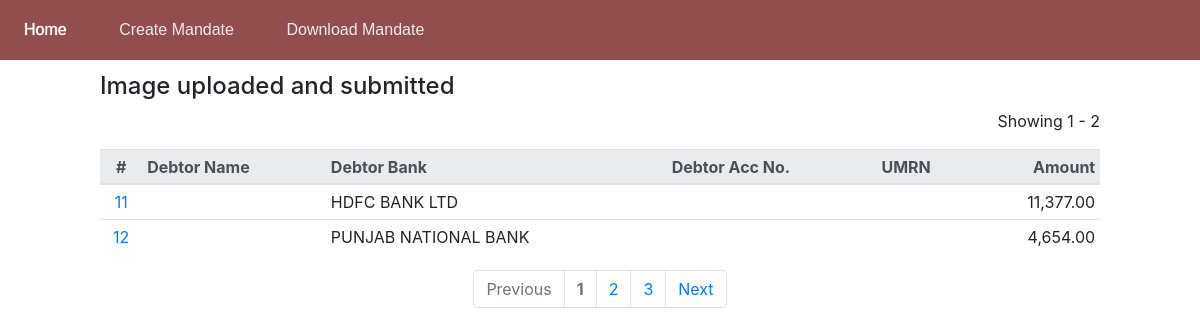
Page /mandates/1/ on the earlier database version.
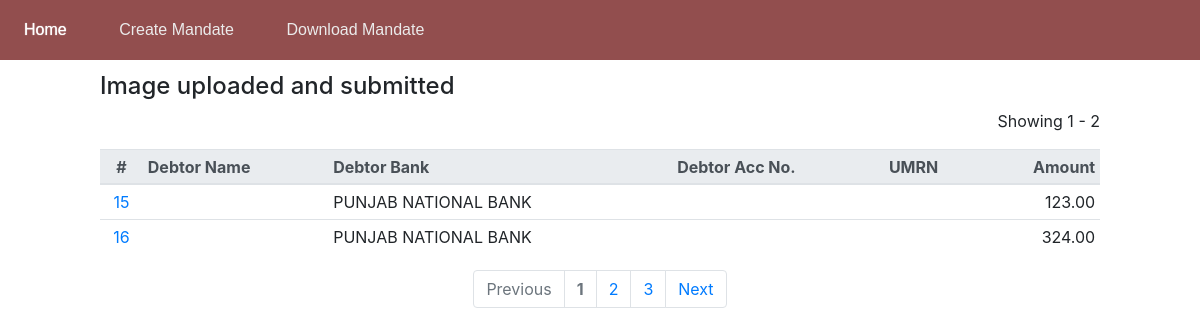
Same page on the later database version.
### mandate/models.py (models this page shows, shortened)
class Mandate(models.Model):
	debit_type_choices = [
		(None, ''),
		('F', 'Fixed Amount'),
		('M', 'Max Amount'),
	]
	frequency_choices = [
		(None, ''),
		('ADHO', 'As and when presented'),
		('INDA', 'Intra Day'),
		('DAIL', 'Daily'),
		('WEEK', 'Weekly'),
		('BIMN', 'Bi-Monthly'),
		('MNTH', 'Monthly '),
		('QURT', 'Quaterly'),
		('MIAN', 'Semi annually'),
		('YEAR', 'Yearly'),
	]
	acc_type_choices = [
		(None, ''),
		('SAVINGS', 'SAVINGS'),
		('CURRENT', 'CURRENT'),
		('CC', 'CC'),
		('Other', 'Other'),
	]
	debit_date_choices = [
		(None, ''),
		('3', '3rd day of month'),
		('11', '11th day of month'),
		('19', '19th day of month'),
		('26', '26th day of month'),
	]
	seq_no = models.IntegerField(default=0)
	ref = models.CharField(max_length=35, null=False)
	currency = models.CharField(max_length=5, default='INR', verbose_name='Currency')
	debit_type = models.CharField(max_length=1, choices=debit_type_choices, default='F', verbose_name='Debit Type')
	amount = models.DecimalField(max_digits=10, decimal_places=2, verbose_name='Installment Amount')
	category = models.CharField(max_length=4, default='L001', verbose_name='Category')
	frequency = models.CharField(max_length=4, choices=frequency_choices, default='MNTH', verbose_name='Frequency')
	date = models.DateField(verbose_name='Date of Mandate')
	start_date = models.DateField(verbose_name='Start Date', help_text="The start date should be on or after the date of mandate.")
	end_date = models.DateField(verbose_name='End Date', help_text="The end date can not be beyond 40 years after start date ")
	debtor_name = models.CharField(max_length=300, verbose_name='Name of Debor Account Holder', help_text="The name as per the debit account.")
	debtor_joint = models.BooleanField(default=False, verbose_name='Is the Debtor Account jointly held?', help_text="Select this if the debtor account requires signatures of multiple persons")
	debtor_name_2 = models.CharField(blank=True, null=True, max_length=300, verbose_name='Name of Debor Account Holder 2', help_text='At least one additional name required for joint account.')
	debtor_name_3 = models.CharField(blank=True, null=True, max_length=300, verbose_name='Name of Debor Account Holder 3')
	debtor_bank = models.ForeignKey(DebtorBank, on_delete=models.PROTECT, verbose_name='Debtor Bank')
	debtor_acc_type = models.CharField(max_length=10, choices=acc_type_choices, verbose_name='Debtor Account Type')
	debtor_acc_no = models.CharField(max_length=100, verbose_name='Debtor Legal Account Number')
	debtor_acc_ifsc = models.CharField(max_length=11, verbose_name='Debtor Account IFSC')
	creditor_name = models.CharField(max_length=300, verbose_name='Creditor Name')
	creditor_bank = models.CharField(max_length=300, default="SARVA HARYANA GRAMIN BANK", verbose_name='Creditor Bank')
	creditor_utility_code = models.CharField(max_length=100, default="HGBX00002000017848", verbose_name='Creditor Utility Code')
	mandate_image = models.ImageField(upload_to="mandate/images/mandate/", null=True, verbose_name='Mandate Image')
	mandate_file = models.FileField(null=True, blank=True, verbose_name='Mandate File')
	phone = models.CharField(max_length=10, null=True, blank=True, validators=[phone_validator], verbose_name='Customer Mobile No.')
	email = models.EmailField(null=True, blank=True, verbose_name='Customer EMail ID')
	debit_date = models.CharField(max_length=2, choices=debit_date_choices, verbose_name='Date of EMI Collection')
	credit_account = models.CharField(max_length=100, verbose_name='Credit Account', help_text="The loan/other account in SHGB in which the installment is to be credited.")
	create_time = models.DateTimeField(null=True)
	create_user = models.ForeignKey(User, on_delete=models.PROTECT, related_name="create", null=True)
	submit_time = models.DateTimeField(null=True)
	submit_user = models.ForeignKey(User, on_delete=models.PROTECT, related_name="submit", null=True)
	lm_time = models.DateTimeField(null=True)
	is_deleted = models.BooleanField(default=False)
	class Meta:
		ordering = ["id"]
		constraints = [
			CheckConstraint(
    			check = Q(start_date__gte = F("date")),
    			name = "startDate_gte_date",
				violation_error_message = '"Start Date" can not be before the "Date of Mandate"',
			)
		]

class DebtorBank(models.Model):
	name = models.CharField(max_length=400)
	is_deleted = models.BooleanField(default=False)
	def __str__(self):
		return self.name

### mandate/views.py (the view)
# urls.py: path("<int:page>/", views.paginate, name="paginate"),
def paginate(request, page):
	mandates = Mandate.objects.exclude(mandate_image__isnull=True).exclude(mandate_image__exact = '')
	p = Paginator(mandates, 2)
	context = {"cur_page": p.page(page), "range": p.page_range}
	return render(request, "mandate/paginate.html", context)

### mandate/templates/mandate/paginate.html
{% extends "mandate/base.html" %}
{% load humanize %}
{% block content %}
<div style="width: 1000px;">
<h4>Image uploaded and submitted</h4>
<p class="text-right">Showing {{ cur_page.start_index }} - {{ cur_page.end_index }}</p>
<table class="table table-sm table-hover">
    <thead class="thead-light">
      <tr>
        <th scope="col" class="text-center">#</th>
        <th scope="col">Debtor Name</th>
        <th scope="col">Debtor Bank</th>
        <th scope="col">Debtor Acc No.</th>
        <th scope="col">UMRN</th>
        <th scope="col" class="text-right">Amount</th>
      </tr>
    </thead>
    <tbody>
        {% for m in cur_page %}
        <tr>
            <td scope="row" class="text-center"><a href="/mandates/mandate/{{m.id}}/">{{m.id}}</a></td>
            <td>{{m.name_of_debtor_account_holder}}</td>
            <td>{{m.debtor_bank}}</td>
            <td>{{m.debtor_legal_account_number}}</td>
            <td>{{m.umrn}}</td>
            <td class="text-right">{{m.amount|intcomma}}</td>
        </tr>
        {% endfor %}
    </tbody>
  </table>
  <nav aria-label="Page navigation">
    <ul class="pagination justify-content-center">
      <li class="page-item {% if not cur_page.has_previous %} disabled{% endif %}">
        {% if cur_page.has_previous %}<a class="page-link" href="../{{cur_page.previous_page_number}}/">
        {% else %} <a class="page-link" href="#">
        {% endif %}Previous</a>
      </li>
      {% for i in range %}
      <li class="page-item {% if i == cur_page.number %} disabled font-weight-bold{% endif %}"><a class="page-link" href="../{{i}}/">{{i}}</a></li>
      {% endfor %}
      <li class="page-item {% if not cur_page.has_next %} disabled{% endif %}">
        {% if cur_page.has_next %}<a class="page-link" href="../{{cur_page.next_page_number}}/">
        {% else %}<a class="page-link" href="#">
        {% endif %}Next</a>
      </li>
    </ul>
  </nav>
</div>
{% endblock %}

Differences in the rows shown:
removed Mandate: id "11", debtor_bank "HDFC BANK LTD", amount "11,377.00"
removed Mandate: id "12", debtor_bank "PUNJAB NATIONAL BANK", amount "4,654.00"
now on this page (row edited): Mandate: id "15", debtor_bank "PUNJAB NATIONAL BANK", amount "123.00"
now on this page (row edited): Mandate: id "16", debtor_bank "PUNJAB NATIONAL BANK", amount "324.00"
